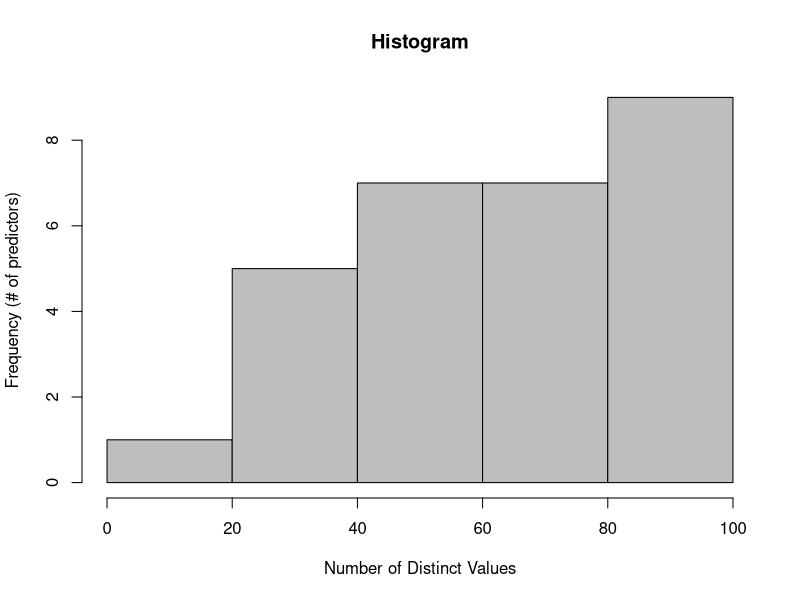

Reproduce this figure in R.
# change to root (parent ".." of "/scripts" directory)
setwd("/../path/to/project/")

# packages to include
library(lmtest)  # bgtest
library(stats)  # ks.test
library(xts)  # diff.xts

# remove missing rows
daily_rates <- read.csv("data/daily_rates.csv")
no_missing <- na.omit(daily_rates)
cleaned <- no_missing[, !names(daily_rates) %in% "X"]
write.csv(cleaned, "data/cleaned.csv", row.names=F)

# label rows using date column
dates <- cleaned$date
formatted <- cleaned[, !names(daily_rates) %in% "date"]
row.names(formatted) <- dates

# compute arithmetic differences (% change)
diffs <- sapply(formatted, function(timeseries) {
  diff.xts(timeseries, arithmetic=T)
})
row.names(diffs) <- dates
diffs <- as.data.frame(na.omit(diffs))
write.csv(diffs, "data/diffs.csv")
write.csv(diffs, "data/diffs_nodates.csv", row.names=F)

# number of distinct values per predictor
distincts <- sapply(diffs, function(timeseries) length(table(timeseries)))
hist(distincts, main="Histogram", col="gray",
     xlab="Number of Distinct Values", ylab="Frequency (# of predictors)")

# Breusch-Godfrey test
bgtest(TCMNOM_Y10 ~ ., data=diffs, order=5, type="F")

# partitioning
n_obs <- nrow(diffs)
k_pred <- ncol(diffs)
train <- diffs[seq(from=1, to=n_obs, by=2), ]
test <- diffs[seq(from=2, to=n_obs, by=2), ]
write.csv(train, "data/train.csv")
write.csv(train, "data/train_nodates.csv", row.names=F)
write.csv(test, "data/test.csv")
write.csv(train, "data/test_nodates.csv", row.names=F)

# K-S test for distributions
sapply(colnames(diffs), function(name) {
  ks.test(train[, name], test[, name], alternative="two.sided")$p.value
})

# Breusch-Godfrey test on training subset
bgtest(TCMNOM_Y10 ~ ., data=train, order=5, type="F")

# Breusch-Godfrey test on test subset
bgtest(TCMNOM_Y10 ~ ., data=test, order=5, type="F")
